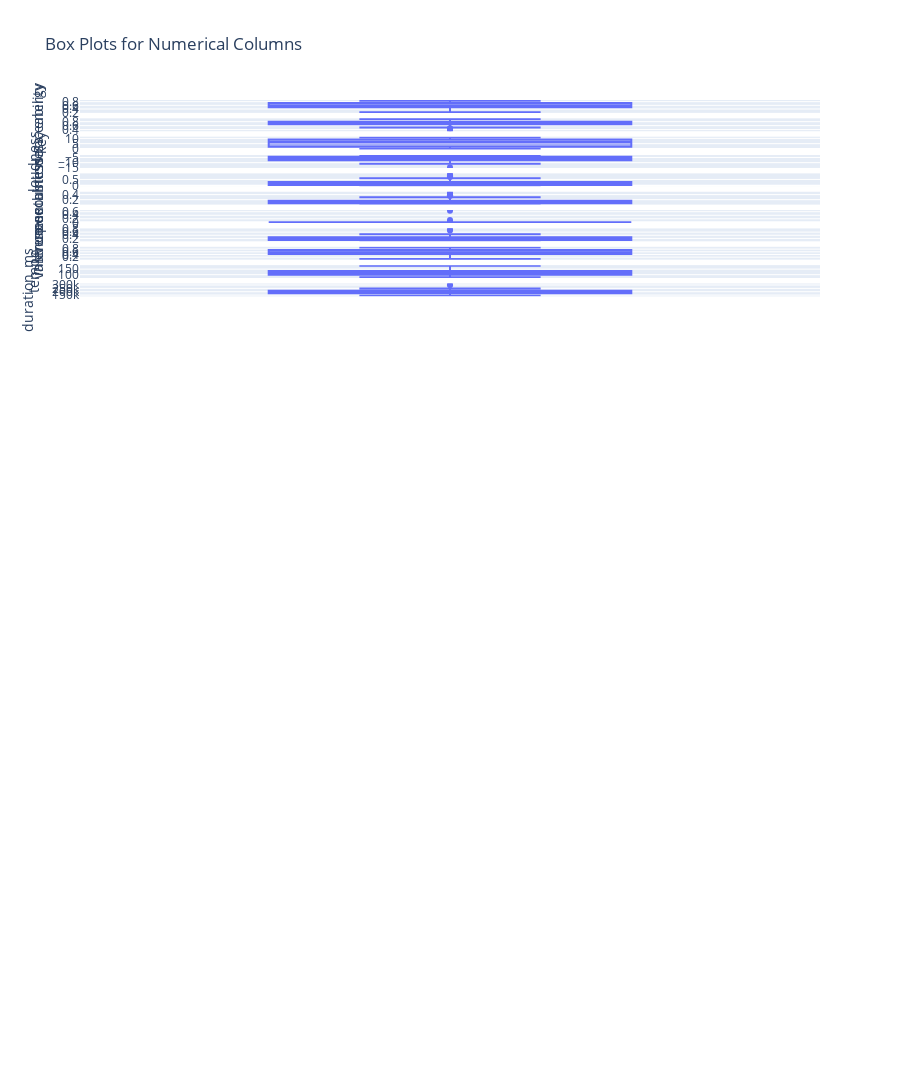

Write notebook code for a chart like this one.
### Code cell
fig.update_layout(
    title="Box Plots for Numerical Columns",
    showlegend=False,
    height=400 * len(numerical_df),
)

### Figure 1 — Plotly figure (JSON) as saved in the notebook; plotly's stock layout.template omitted (floating-point values rounded to 4 significant figures)
{"data": [{"alignmentgroup": "True", "hovertemplate": "energy=%{y}<extra></extra>", "legendgroup": "", "marker": {"color": "#636efa"}, "name": "", "notched": false, "offsetgroup": "", "orientation": "v", "showlegend": false, "type": "box", "x0": " ", "xaxis": "x", "y": [0.73, 0.593, 0.586, 0.721, 0.793, 0.69, 0.816, 0.431, 0.43, 0.405, 0.715, 0.601, 0.762, 0.554, 0.546, 0.49, 0.575, 0.673, 0.32, 0.574, 0.481, 0.771, 0.72, 0.722, 0.225, 0.548, 0.425, 0.454, 0.525, 0.745, 0.506, 0.729, 0.765, 0.631, 0.774, 0.855, 0.427, 0.522, 0.727, 0.751, 0.728, 0.704, 0.537, 0.829, 0.296, 0.566, 0.45, 0.473, 0.844, 0.73], "y0": " ", "yaxis": "y"}, {"alignmentgroup": "True", "hovertemplate": "danceability=%{y}<extra></extra>", "legendgroup": "", "marker": {"color": "#636efa"}, "name": "", "notched": false, "offsetgroup": "", "orientation": "v", "showlegend": false, "type": "box", "x0": " ", "xaxis": "x2", "y": [0.514, 0.825, 0.896, 0.785, 0.793, 0.746, 0.548, 0.726, 0.784, 0.501, 0.803, 0.621, 0.695, 0.774, 0.806, 0.83, 0.459, 0.787, 0.764, 0.795, 0.767, 0.676, 0.789, 0.7, 0.704, 0.759, 0.701, 0.935, 0.878, 0.808, 0.676, 0.73, 0.746, 0.862, 0.674, 0.672, 0.598, 0.755, 0.783, 0.88, 0.841, 0.723, 0.716, 0.607, 0.351, 0.511, 0.597, 0.464, 0.647, 0.834], "y0": " ", "yaxis": "y2"}, {"alignmentgroup": "True", "hovertemplate": "key=%{y}<extra></extra>", "legendgroup": "", "marker": {"color": "#636efa"}, "name": "", "notched": false, "offsetgroup": "", "orientation": "v", "showlegend": false, "type": "box", "x0": " ", "xaxis": "x3", "y": [1, 6, 10, 8, 11, 11, 0, 8, 10, 1, 2, 6, 0, 0, 9, 1, 3, 11, 11, 2, 0, 8, 8, 7, 6, 9, 7, 1, 5, 10, 9, 4, 6, 7, 11, 9, 7, 2, 6, 7, 7, 10, 0, 2, 4, 6, 8, 1, 0, 8], "y0": " ", "yaxis": "y3"}, {"alignmentgroup": "True", "hovertemplate": "loudness=%{y}<extra></extra>", "legendgroup": "", "marker": {"color": "#636efa"}, "name": "", "notched": false, "offsetgroup": "", "orientation": "v", "showlegend": false, "type": "box", "x0": " ", "xaxis": "x4", "y": [-5.934, -6.401, -6.687, -5.457, -4.521, -7.956, -4.209, -8.765, -8.756, -5.679, -3.28, -5.616, -3.497, -7.909, -6.637, -8.82, -4.858, -4.577, -7.209, -6.903, -8.52, -3.675, -5.652, -3.558, -14.45, -6.049, -10.96, -7.509, -6.832, -5.26, -6.652, -3.434, -4.41, -4.746, -7.567, -3.764, -8.764, -4.368, -3.454, -4.258, -3.37, -7.088, -7.648, -4.074, -10.11, -7.23, -6.658, -10.09, -3.756, -3.714], "y0": " ", "yaxis": "y4"}, {"alignmentgroup": "True", "hovertemplate": "acousticness=%{y}<extra></extra>", "legendgroup": "", "marker": {"color": "#636efa"}, "name": "", "notched": false, "offsetgroup": "", "orientation": "v", "showlegend": false, "type": "box", "x0": " ", "xaxis": "x5", "y": [0.00146, 0.688, 0.104, 0.0149, 0.0123, 0.247, 0.122, 0.731, 0.123, 0.751, 0.295, 0.0522, 0.192, 0.207, 0.3, 0.289, 0.604, 0.256, 0.837, 0.067, 0.234, 0.0237, 0.223, 0.221, 0.902, 0.0392, 0.328, 0.0194, 0.183, 0.145, 0.345, 0.167, 0.0112, 0.291, 0.0686, 0.021, 0.0546, 0.533, 0.185, 0.177, 0.0847, 0.0259, 0.233, 0.0103, 0.934, 0.349, 0.223, 0.866, 0.0137, 0.00513], "y0": " ", "yaxis": "y5"}, {"alignmentgroup": "True", "hovertemplate": "speechiness=%{y}<extra></extra>", "legendgroup": "", "marker": {"color": "#636efa"}, "name": "", "notched": false, "offsetgroup": "", "orientation": "v", "showlegend": false, "type": "box", "x0": " ", "xaxis": "x6", "y": [0.0598, 0.0988, 0.0559, 0.0506, 0.083, 0.164, 0.0465, 0.135, 0.0364, 0.0319, 0.298, 0.148, 0.0395, 0.0383, 0.0575, 0.209, 0.0573, 0.158, 0.0546, 0.487, 0.0803, 0.0483, 0.218, 0.0369, 0.0994, 0.029, 0.375, 0.375, 0.0578, 0.342, 0.0958, 0.0883, 0.0993, 0.0515, 0.0892, 0.0397, 0.0317, 0.0575, 0.389, 0.0874, 0.0484, 0.0571, 0.0514, 0.379, 0.0333, 0.2, 0.0418, 0.129, 0.0457, 0.222], "y0": " ", "yaxis": "y6"}, {"alignmentgroup": "True", "hovertemplate": "instrumentalness=%{y}<extra></extra>", "legendgroup": "", "marker": {"color": "#636efa"}, "name": "", "notched": false, "offsetgroup": "", "orientation": "v", "showlegend": false, "type": "box", "x0": " ", "xaxis": "x7", "y": [9.54e-05, 0.000161, 0, 0.00432, 0, 0, 0, 0, 0, 0, 0.000134, 0, 0.00244, 0, 0, 3.04e-06, 0, 3.57e-06, 0, 0, 0, 7e-06, 0, 0, 0.657, 0, 0.13, 0, 0, 0, 0, 1.39e-06, 0, 0.000209, 0.00188, 0, 5.83e-06, 0, 2.46e-05, 6.43e-05, 0, 0.00109, 0, 0, 0, 0, 0, 0, 0.000658, 0], "y0": " ", "yaxis": "y7"}, {"alignmentgroup": "True", "hovertemplate": "liveness=%{y}<extra></extra>", "legendgroup": "", "marker": {"color": "#636efa"}, "name": "", "notched": false, "offsetgroup": "", "orientation": "v", "showlegend": false, "type": "box", "x0": " ", "xaxis": "x8", "y": [0.0897, 0.17, 0.79, 0.285, 0.0951, 0.101, 0.335, 0.696, 0.0887, 0.105, 0.0574, 0.46, 0.0863, 0.132, 0.102, 0.113, 0.0885, 0.0904, 0.0822, 0.15, 0.269, 0.102, 0.129, 0.272, 0.106, 0.0828, 0.1, 0.0824, 0.0714, 0.292, 0.118, 0.349, 0.0936, 0.123, 0.393, 0.323, 0.21, 0.0685, 0.0626, 0.106, 0.149, 0.792, 0.157, 0.107, 0.095, 0.34, 0.382, 0.109, 0.102, 0.124], "y0": " ", "yaxis": "y8"}, {"alignmentgroup": "True", "hovertemplate": "valence=%{y}<extra></extra>", "legendgroup": "", "marker": {"color": "#636efa"}, "name": "", "notched": false, "offsetgroup": "", "orientation": "v", "showlegend": false, "type": "box", "x0": " ", "xaxis": "x9", "y": [0.334, 0.54, 0.642, 0.894, 0.679, 0.497, 0.557, 0.348, 0.236, 0.446, 0.574, 0.457, 0.553, 0.349, 0.874, 0.845, 0.183, 0.786, 0.575, 0.537, 0.761, 0.569, 0.664, 0.756, 0.243, 0.749, 0.562, 0.357, 0.694, 0.829, 0.497, 0.467, 0.737, 0.841, 0.33, 0.646, 0.0605, 0.925, 0.558, 0.884, 0.43, 0.684, 0.28, 0.685, 0.12, 0.218, 0.537, 0.604, 0.746, 0.446], "y0": " ", "yaxis": "y9"}, {"alignmentgroup": "True", "hovertemplate": "tempo=%{y}<extra></extra>", "legendgroup": "", "marker": {"color": "#636efa"}, "name": "", "notched": false, "offsetgroup": "", "orientation": "v", "showlegend": false, "type": "box", "x0": " ", "xaxis": "x10", "y": [171.0, 98.08, 117.0, 122.0, 124.0, 89.98, 95.39, 144.0, 127.1, 109.9, 101.1, 116.7, 120.0, 99.03, 148.0, 81.6, 111.9, 111.0, 91.02, 142.1, 150.1, 99.05, 122.0, 90.99, 120.0, 117.0, 135.1, 133.1, 112.0, 166.0, 145.8, 113.0, 114.0, 129.0, 112.0, 123.1, 76.47, 89.96, 180.1, 117.9, 130.0, 105.1, 130.0, 96.17, 115.3, 83.9, 178.8, 75.8, 147.0, 155.0], "y0": " ", "yaxis": "y10"}, {"alignmentgroup": "True", "hovertemplate": "duration_ms=%{y}<extra></extra>", "legendgroup": "", "marker": {"color": "#636efa"}, "name": "", "notched": false, "offsetgroup": "", "orientation": "v", "showlegend": false, "type": "box", "x0": " ", "xaxis": "x11", "y": [200040, 209755, 196653, 176219, 183290, 181733, 174000, 173333, 159382, 182161, 200960, 163636, 215280, 162547, 212867, 247059, 215107, 237893, 189486, 237918, 171375, 207133, 166794, 140526, 245426, 190800, 194088, 187541, 158571, 210800, 208520, 221820, 199054, 223488, 176547, 182200, 175721, 157560, 199112, 157606, 243837, 214935, 165978, 295177, 200186, 239836, 228482, 208687, 193829, 312820], "y0": " ", "yaxis": "y11"}], "layout": {"height": 20000, "showlegend": false, "title": {"text": "Box Plots for Numerical Columns"}, "xaxis": {"anchor": "y", "domain": [0, 1]}, "xaxis10": {"anchor": "y10", "domain": [0, 1]}, "xaxis11": {"anchor": "y11", "domain": [0, 1]}, "xaxis12": {"anchor": "y12", "domain": [0, 1]}, "xaxis13": {"anchor": "y13", "domain": [0, 1]}, "xaxis14": {"anchor": "y14", "domain": [0, 1]}, "xaxis15": {"anchor": "y15", "domain": [0, 1]}, "xaxis16": {"anchor": "y16", "domain": [0, 1]}, "xaxis17": {"anchor": "y17", "domain": [0, 1]}, "xaxis18": {"anchor": "y18", "domain": [0, 1]}, "xaxis19": {"anchor": "y19", "domain": [0, 1]}, "xaxis2": {"anchor": "y2", "domain": [0, 1]}, "xaxis20": {"anchor": "y20", "domain": [0, 1]}, "xaxis21": {"anchor": "y21", "domain": [0, 1]}, "xaxis22": {"anchor": "y22", "domain": [0, 1]}, "xaxis23": {"anchor": "y23", "domain": [0, 1]}, "xaxis24": {"anchor": "y24", "domain": [0, 1]}, "xaxis25": {"anchor": "y25", "domain": [0, 1]}, "xaxis26": {"anchor": "y26", "domain": [0, 1]}, "xaxis27": {"anchor": "y27", "domain": [0, 1]}, "xaxis28": {"anchor": "y28", "domain": [0, 1]}, "xaxis29": {"anchor": "y29", "domain": [0, 1]}, "xaxis3": {"anchor": "y3", "domain": [0, 1]}, "xaxis30": {"anchor": "y30", "domain": [0, 1]}, "xaxis31": {"anchor": "y31", "domain": [0, 1]}, "xaxis32": {"anchor": "y32", "domain": [0, 1]}, "xaxis33": {"anchor": "y33", "domain": [0, 1]}, "xaxis34": {"anchor": "y34", "domain": [0, 1]}, "xaxis35": {"anchor": "y35", "domain": [0, 1]}, "xaxis36": {"anchor": "y36", "domain": [0, 1]}, "xaxis37": {"anchor": "y37", "domain": [0, 1]}, "xaxis38": {"anchor": "y38", "domain": [0, 1]}, "xaxis39": {"anchor": "y39", "domain": [0, 1]}, "xaxis4": {"anchor": "y4", "domain": [0, 1]}, "xaxis40": {"anchor": "y40", "domain": [0, 1]}, "xaxis41": {"anchor": "y41", "domain": [0, 1]}, "xaxis42": {"anchor": "y42", "domain": [0, 1]}, "xaxis43": {"anchor": "y43", "domain": [0, 1]}, "xaxis44": {"anchor": "y44", "domain": [0, 1]}, "xaxis45": {"anchor": "y45", "domain": [0, 1]}, "xaxis46": {"anchor": "y46", "domain": [0, 1]}, "xaxis47": {"anchor": "y47", "domain": [0, 1]}, "xaxis48": {"anchor": "y48", "domain": [0, 1]}, "xaxis49": {"anchor": "y49", "domain": [0, 1]}, "xaxis5": {"anchor": "y5", "domain": [0, 1]}, "xaxis50": {"anchor": "y50", "domain": [0, 1]}, "xaxis6": {"anchor": "y6", "domain": [0, 1]}, "xaxis7": {"anchor": "y7", "domain": [0, 1]}, "xaxis8": {"anchor": "y8", "domain": [0, 1]}, "xaxis9": {"anchor": "y9", "domain": [0, 1]}, "yaxis": {"anchor": "x", "domain": [0.9859, 1], "title": {"text": "energy"}}, "yaxis10": {"anchor": "x10", "domain": [0.8048, 0.8189], "title": {"text": "tempo"}}, "yaxis11": {"anchor": "x11", "domain": [0.7847, 0.7988], "title": {"text": "duration_ms"}}, "yaxis12": {"anchor": "x12", "domain": [0.7646, 0.7787]}, "yaxis13": {"anchor": "x13", "domain": [0.7444, 0.7586]}, "yaxis14": {"anchor": "x14", "domain": [0.7243, 0.7384]}, "yaxis15": {"anchor": "x15", "domain": [0.7042, 0.7183]}, "yaxis16": {"anchor": "x16", "domain": [0.6841, 0.6982]}, "yaxis17": {"anchor": "x17", "domain": [0.664, 0.6781]}, "yaxis18": {"anchor": "x18", "domain": [0.6438, 0.658]}, "yaxis19": {"anchor": "x19", "domain": [0.6237, 0.6378]}, "yaxis2": {"anchor": "x2", "domain": [0.9658, 0.9799], "title": {"text": "danceability"}}, "yaxis20": {"anchor": "x20", "domain": [0.6036, 0.6177]}, "yaxis21": {"anchor": "x21", "domain": [0.5835, 0.5976]}, "yaxis22": {"anchor": "x22", "domain": [0.5634, 0.5775]}, "yaxis23": {"anchor": "x23", "domain": [0.5432, 0.5574]}, "yaxis24": {"anchor": "x24", "domain": [0.5231, 0.5372]}, "yaxis25": {"anchor": "x25", "domain": [0.503, 0.5171]}, "yaxis26": {"anchor": "x26", "domain": [0.4829, 0.497]}, "yaxis27": {"anchor": "x27", "domain": [0.4628, 0.4769]}, "yaxis28": {"anchor": "x28", "domain": [0.4426, 0.4568]}, "yaxis29": {"anchor": "x29", "domain": [0.4225, 0.4366]}, "yaxis3": {"anchor": "x3", "domain": [0.9456, 0.9598], "title": {"text": "key"}}, "yaxis30": {"anchor": "x30", "domain": [0.4024, 0.4165]}, "yaxis31": {"anchor": "x31", "domain": [0.3823, 0.3964]}, "yaxis32": {"anchor": "x32", "domain": [0.3622, 0.3763]}, "yaxis33": {"anchor": "x33", "domain": [0.342, 0.3562]}, "yaxis34": {"anchor": "x34", "domain": [0.3219, 0.336]}, "yaxis35": {"anchor": "x35", "domain": [0.3018, 0.3159]}, "yaxis36": {"anchor": "x36", "domain": [0.2817, 0.2958]}, "yaxis37": {"anchor": "x37", "domain": [0.2616, 0.2757]}, "yaxis38": {"anchor": "x38", "domain": [0.2414, 0.2556]}, "yaxis39": {"anchor": "x39", "domain": [0.2213, 0.2354]}, "yaxis4": {"anchor": "x4", "domain": [0.9255, 0.9396], "title": {"text": "loudness"}}, "yaxis40": {"anchor": "x40", "domain": [0.2012, 0.2153]}, "yaxis41": {"anchor": "x41", "domain": [0.1811, 0.1952]}, "yaxis42": {"anchor": "x42", "domain": [0.161, 0.1751]}, "yaxis43": {"anchor": "x43", "domain": [0.1408, 0.155]}, "yaxis44": {"anchor": "x44", "domain": [0.1207, 0.1348]}, "yaxis45": {"anchor": "x45", "domain": [0.1006, 0.1147]}, "yaxis46": {"anchor": "x46", "domain": [0.08048, 0.0946]}, "yaxis47": {"anchor": "x47", "domain": [0.06036, 0.07448]}, "yaxis48": {"anchor": "x48", "domain": [0.04024, 0.05436]}, "yaxis49": {"anchor": "x49", "domain": [0.02012, 0.03424]}, "yaxis5": {"anchor": "x5", "domain": [0.9054, 0.9195], "title": {"text": "acousticness"}}, "yaxis50": {"anchor": "x50", "domain": [0, 0.01412]}, "yaxis6": {"anchor": "x6", "domain": [0.8853, 0.8994], "title": {"text": "speechiness"}}, "yaxis7": {"anchor": "x7", "domain": [0.8652, 0.8793], "title": {"text": "instrumentalness"}}, "yaxis8": {"anchor": "x8", "domain": [0.845, 0.8592], "title": {"text": "liveness"}}, "yaxis9": {"anchor": "x9", "domain": [0.8249, 0.839], "title": {"text": "valence"}}}}
